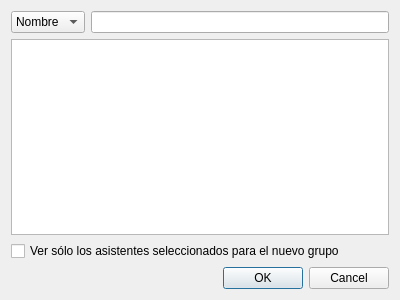
<?xml version="1.0" encoding="UTF-8"?>
<ui version="4.0">
 <class>GrupoAsistentesDialog</class>
 <widget class="QDialog" name="GrupoAsistentesDialog">
  <property name="geometry">
   <rect>
    <x>0</x>
    <y>0</y>
    <width>400</width>
    <height>300</height>
   </rect>
  </property>
  <property name="windowTitle">
   <string>Dialog</string>
  </property>
  <layout class="QVBoxLayout" name="verticalLayout">
   <item>
    <layout class="QHBoxLayout" name="horizontalLayout">
     <item>
      <widget class="QComboBox" name="comboBox">
       <item>
        <property name="text">
         <string>Nombre</string>
        </property>
        <property name="icon">
         <iconset resource="../Acolitos/acolitoRC.qrc">
          <normaloff>:/acolitos/iconos/buscar</normaloff>:/acolitos/iconos/buscar</iconset>
        </property>
       </item>
       <item>
        <property name="text">
         <string>DNI</string>
        </property>
        <property name="icon">
         <iconset resource="../Acolitos/acolitoRC.qrc">
          <normaloff>:/acolitos/iconos/buscar</normaloff>:/acolitos/iconos/buscar</iconset>
        </property>
       </item>
       <item>
        <property name="text">
         <string>Email</string>
        </property>
        <property name="icon">
         <iconset resource="../Acolitos/acolitoRC.qrc">
          <normaloff>:/acolitos/iconos/buscar</normaloff>:/acolitos/iconos/buscar</iconset>
        </property>
       </item>
      </widget>
     </item>
     <item>
      <widget class="QLineEdit" name="lineEdit"/>
     </item>
    </layout>
   </item>
   <item>
    <widget class="QTableView" name="tableView"/>
   </item>
   <item>
    <widget class="QCheckBox" name="checkBox">
     <property name="text">
      <string>Ver sólo los asistentes seleccionados para el nuevo grupo</string>
     </property>
    </widget>
   </item>
   <item>
    <widget class="QDialogButtonBox" name="buttonBox">
     <property name="orientation">
      <enum>Qt::Horizontal</enum>
     </property>
     <property name="standardButtons">
      <set>QDialogButtonBox::Cancel|QDialogButtonBox::Ok</set>
     </property>
    </widget>
   </item>
  </layout>
 </widget>
 <resources>
  <include location="../Acolitos/acolitoRC.qrc"/>
 </resources>
 <connections>
  <connection>
   <sender>buttonBox</sender>
   <signal>accepted()</signal>
   <receiver>GrupoAsistentesDialog</receiver>
   <slot>accept()</slot>
   <hints>
    <hint type="sourcelabel">
     <x>248</x>
     <y>254</y>
    </hint>
    <hint type="destinationlabel">
     <x>157</x>
     <y>274</y>
    </hint>
   </hints>
  </connection>
  <connection>
   <sender>buttonBox</sender>
   <signal>rejected()</signal>
   <receiver>GrupoAsistentesDialog</receiver>
   <slot>reject()</slot>
   <hints>
    <hint type="sourcelabel">
     <x>316</x>
     <y>260</y>
    </hint>
    <hint type="destinationlabel">
     <x>286</x>
     <y>274</y>
    </hint>
   </hints>
  </connection>
 </connections>
</ui>
